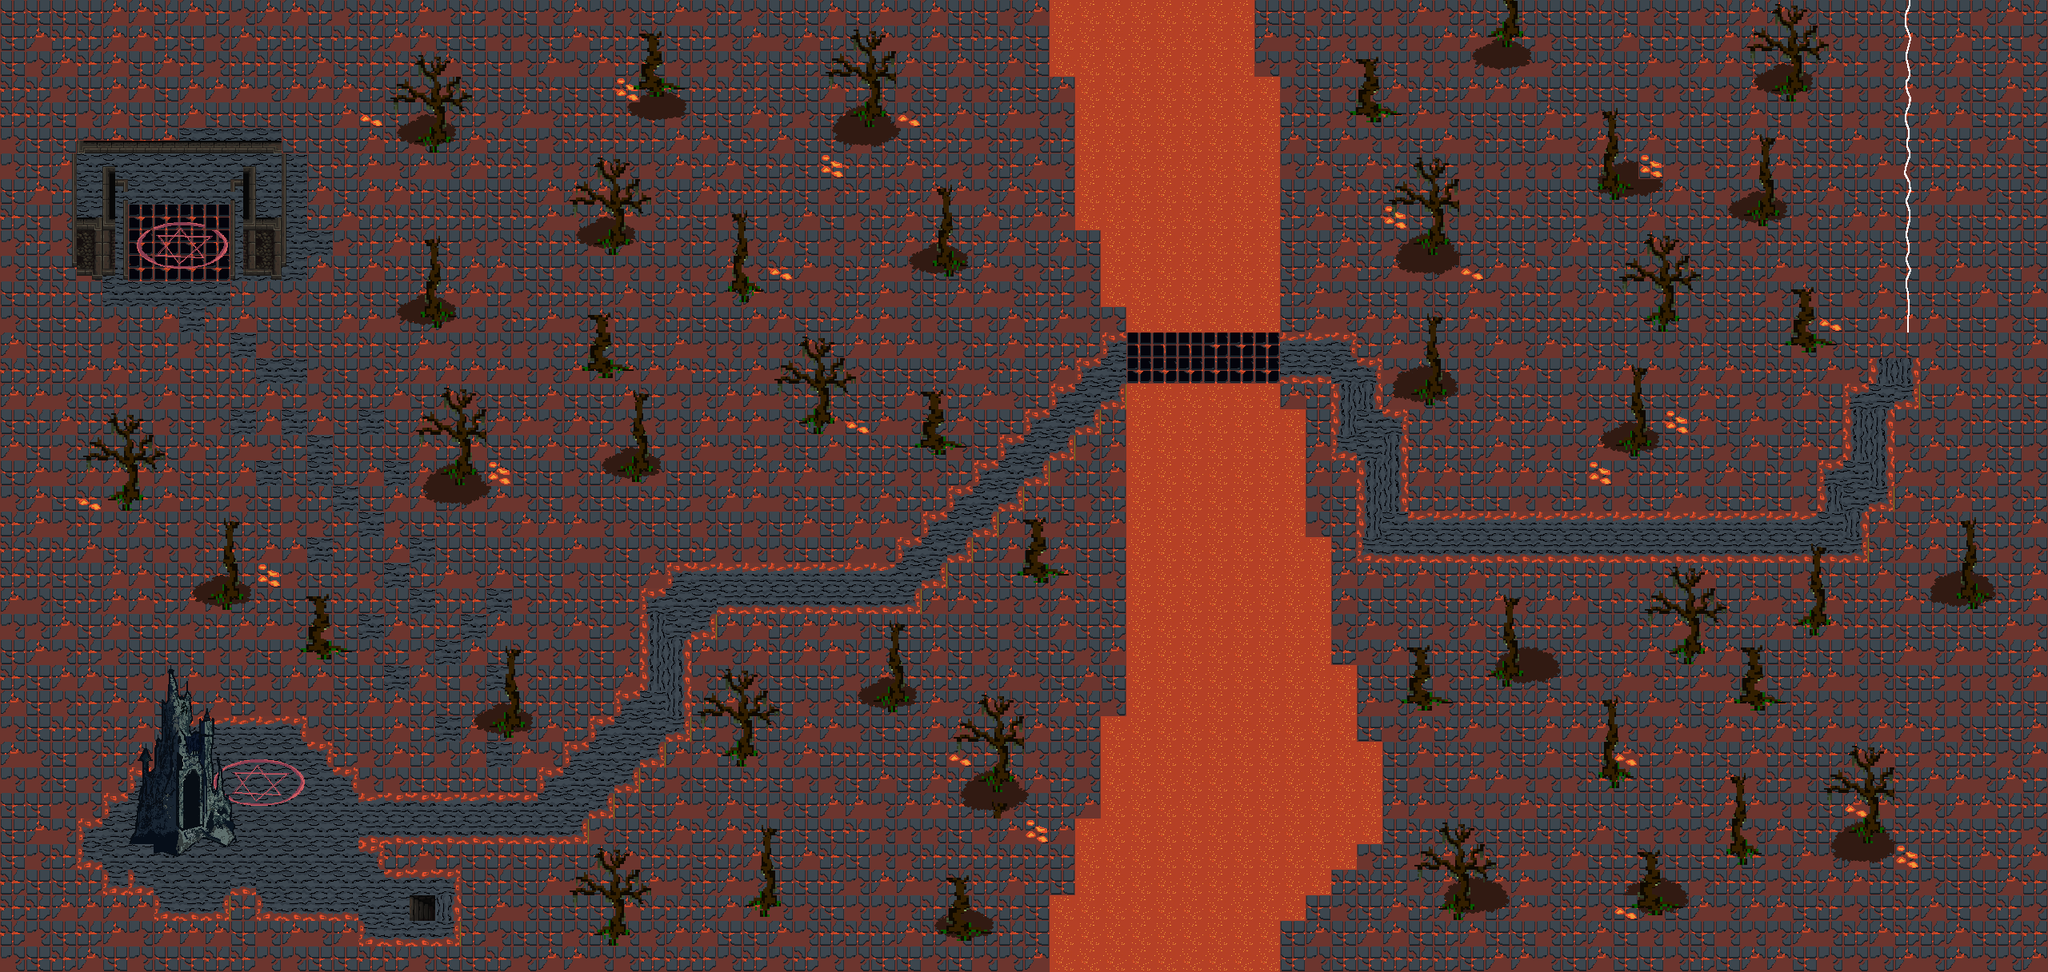

A 2D game scene composited from a Tiled map and its tileset images. What follows is a short description and the map's XML, with each tile layer's data collapsed to a summary:
An orthogonal 80x38 tile map with 32x32 px tiles, 6 tile layers (base, lava, path, base2, ...), 1 hidden layer not drawn, 10 tilesets and 14 objects.

<map version="1.10" tiledversion="1.11.2" orientation="orthogonal" renderorder="right-down" width="80" height="38" tilewidth="32" tileheight="32" infinite="0" nextlayerid="11" nextobjectid="17">
 <tileset firstgid="1" source="tilesets/castle.tsx" />
 <tileset firstgid="91" source="tilesets/TX Tileset Grass.tsx" />
 <tileset firstgid="155" source="tilesets/heaven.tsx" />
 <tileset firstgid="219" source="tilesets/castle_hell.tsx" />
 <tileset firstgid="283" source="tilesets/mainlevbuild.tsx" />
 <tileset firstgid="923" source="tilesets/tileset_wall.tsx" />
 <tileset firstgid="1179" source="tilesets/web.tsx" />
 <tileset firstgid="1195" source="tilesets/TX Plant.tsx" />
 <tileset firstgid="1451" source="tilesets/burnt_tree.tsx" />
 <tileset firstgid="1515" source="tilesets/TX Shadow Plant.tsx" />
 <layer id="1" name="base" width="80" height="38" opacity="0.97">
  <data>[3040 cells, 3040 non-empty, 7 distinct tile ids]</data>
 </layer>
 <layer id="4" name="lava" width="80" height="38">
  <data>[3040 cells, 314 non-empty, 1 distinct tile ids]</data>
 </layer>
 <layer id="6" name="path" width="80" height="38">
  <data>[3040 cells, 191 non-empty, 14 distinct tile ids]</data>
 </layer>
 <layer id="2" name="base2" width="80" height="38">
  <data>[3040 cells, 300 non-empty, 50 distinct tile ids]</data>
 </layer>
 <layer id="3" name="props" width="80" height="38">
  <data>[3040 cells, 558 non-empty, 119 distinct tile ids]</data>
 </layer>
 <layer id="9" name="web" width="80" height="38">
  <data>[3040 cells, 13 non-empty, 13 distinct tile ids]</data>
 </layer>
 <layer id="7" name="closed_doors" width="80" height="38" visible="0">
  <data>[3040 cells, 8 non-empty, 4 distinct tile ids]</data>
 </layer>
 <objectgroup id="10" name="Enemies" />
 <objectgroup id="8" name="Collision_lvl_2" visible="0">
  <object id="1" x="-244" y="1524" />
  <object id="2" x="1316" y="4" width="252" height="93.3333" />
  <object id="4" x="1345.33" y="96" width="252" height="164" />
  <object id="5" x="1408" y="261.333" width="189.333" height="154.667" />
  <object id="6" x="1376" y="265.333" width="41.3333" height="117.333" />
  <object id="7" x="1346.67" y="245.333" width="36" height="40" />
  <object id="8" x="1408" y="481.333" width="188" height="733.333" />
  <object id="9" x="1377.33" y="900" width="65.3333" height="314.667" />
  <object id="10" x="1570.67" y="512" width="64" height="637.333" />
  <object id="11" x="1314.67" y="1120" width="65.3333" height="98.6667" />
  <object id="12" x="1608" y="672" width="56" height="446.667" />
  <object id="13" x="1342.67" y="1025.33" width="49.3333" height="92" />
  <object id="14" x="1664" y="833.333" width="33.3333" height="252" />
  <object id="15" x="1686.67" y="929.333" width="42.6667" height="125.333" />
 </objectgroup>
</map>
